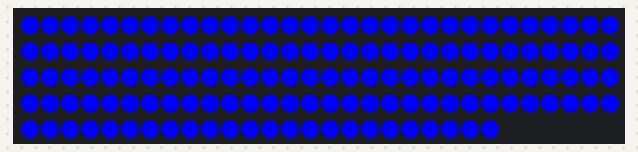
Recording of a sketch running on a simulated ESP8266 (NodeMCU). Parts: 144 RGB LEDs in strip order, left to right, continuing on the next row.

Above: at 3.09 s.
At 13.9 s:
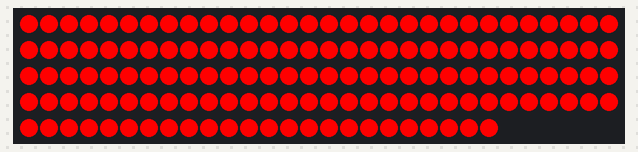
At 38.64 s:
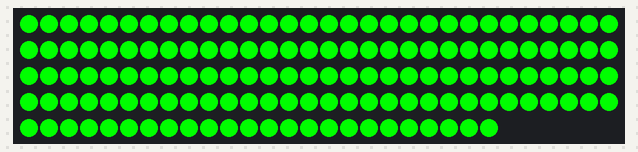

The sketch:

tango_light_3_strip.ino
```cpp
// Tango Lights - ESP8266 + NeoPixel (RGBW + HSV-based animation)
// Uses Adafruit ColorHSV() + gamma32() for RGB animation.
// Uses PURE W channel for the sweep. Never unpacks/bitshifts colors.
#include <ESP8266WiFi.h>
#include <espnow.h>
#include <Adafruit_NeoPixel.h>

//-------------------- CONFIG --------------------
#define LED_PIN 4
#define NUM_PIXELS 144
#define LOOP_DELAY_MS 40

// *** SET THIS TO WHAT YOUR TESTER PROVED ***
#define PIXEL_ORDER NEO_GRBW  // e.g. NEO_WRGB, NEO_WGRB, NEO_GRBW, etc.
Adafruit_NeoPixel strip(NUM_PIXELS, LED_PIN, PIXEL_ORDER + NEO_KHZ800);

// Sweep timing
#define WHITE_SWEEP_DURATION_MS 4000UL

// RGB animation brightness (HSV 'V'): 0..255
#define RGB_ANIM_V 255      // raise/lower overall RGB intensity

// White-channel cap to limit current: 0..255
#define WHITE_W_MAX 255

//-------------------- STATE --------------------
float whiteProgress = 0.0f;     // [0..NUM_PIXELS]
bool  lightsUp = false;         // true = fill white bottom->top; false = unfill
float currentHueDeg = 0.0f;     // 0..360
float hueStepPerLoop = 360.0f / (4000.0f / LOOP_DELAY_MS); // full spin each 10s

//-------------------- SETUP --------------------
void setup() {
  Serial.begin(115200);
  strip.begin();
  strip.setBrightness(255);
  strip.clear();
  strip.show();
}

//-------------------- LOOP --------------------
void loop() {
  // Demo hue wheel (replace with your mesh-driven values)
  currentHueDeg += hueStepPerLoop;
  if (currentHueDeg >= 360.0f) currentHueDeg -= 360.0f;

  uint16_t hue16 = (uint16_t)((currentHueDeg / 360.0f) * 65535.0f + 0.5f);
  uint32_t rgbPacked = strip.gamma32(Adafruit_NeoPixel::ColorHSV(hue16, 255, RGB_ANIM_V));

  // Advance sweep progress
  float stepPerLoop = (float)NUM_PIXELS * ((float)LOOP_DELAY_MS / (float)WHITE_SWEEP_DURATION_MS);
  if (lightsUp) whiteProgress = min((float)NUM_PIXELS, whiteProgress + stepPerLoop);
  else          whiteProgress = max(0.0f, whiteProgress - stepPerLoop);
  int whiteCount = (int)whiteProgress;

  // Render: bottom region = pure W, rest = RGB (W=0)
  for (int i=0;i<NUM_PIXELS;i++) {
    if (i < whiteCount) {
      strip.setPixelColor(i, 0,0,0, WHITE_W_MAX);        // PURE white channel
    } else {
      strip.setPixelColor(i, rgbPacked);                 // Library maps RGB to your order, W=0
    }
  }
  strip.show();

  delay(LOOP_DELAY_MS);
}
```
